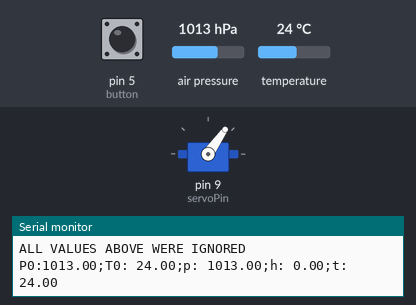
A sketch run on a simulated Arduino Uno, built with avr-gcc and run on an emulated ATmega328P. Shown: servo, the last lines printed to the serial monitor. The test bench sets the inputs (shaded band); at power-on: pin 5 (button) LOW, air pressure 1013 hPa, temperature 24 °C.

Above: at 2.2 s.
2.3 s: pin 5 (button) pulled HIGH for 0.15 s
At 2.7 s:
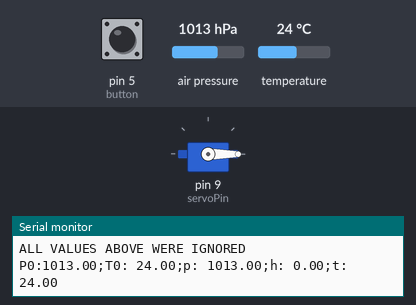
3.9 s: pin 5 (button) pulled HIGH for 1 s
At 5.1 s:
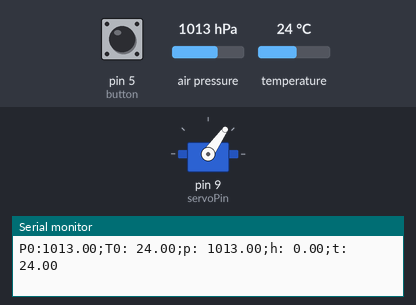
6.4 s: pin 5 (button) pulled HIGH for 3.2 s
At 7.0 s:
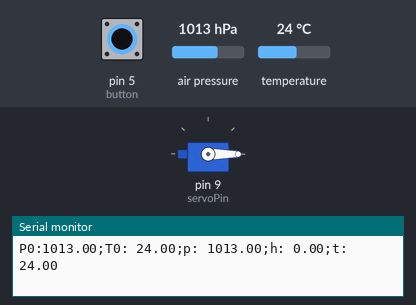
Timing chart, 0 to 9.4 s (numbered marks = the images above; inputs shaded):
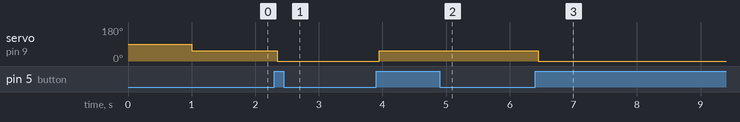

Measured:
- after the input at 2.3 s, servo on pin 9 (servoPin): 55° → 0° after 0.05 s
- after the input at 3.9 s, servo on pin 9 (servoPin): 0° → 55° after 0.05 s
- after the input at 6.4 s, servo on pin 9 (servoPin): 55° → 0° after 0.05 s

The sketch:

releaser_code_nano.ino
```cpp
//SCL - pin A5
//SDA - pin A4
#include <Wire.h>
#include <Adafruit_BMP280.h>
#include <Adafruit_Sensor.h>
#include <SPI.h>
#include <Servo.h>

Adafruit_BMP280 bmp;

Servo servo;

const int h_max=25.00; //alterar aqui a altitude de lançamento

const float z = 0.0065, R = 287.06, g = 9.81;
float pressure=0, altitude=0;
float T0=1;
float P0=1;
int rate=1000;
int servoPin = 9;
int servoPower = 5;
int butPower = 6;
int button = 5;
int LidState;
int lastButtonState = LOW;
int buttonState;
int BMP_power = 10;
int input_eat = 0;
int ciclo=0;
unsigned long lastDebounceTime = 0;
unsigned long debounceDelay = 50;
unsigned long int timer=0;
boolean bootup_complete = false;

void setup() {
  Serial.begin(9600);
  pinMode(BMP_power,OUTPUT);
  digitalWrite(BMP_power,HIGH);
  pinMode(butPower,OUTPUT);
  digitalWrite(butPower,HIGH);
  pinMode(button,INPUT);
  LidState=1;
  delay(500);
  servo.attach(servoPin);
  servo.write(90);
  bmp.begin();
  delay(500);
}

void loop() {
  if (millis() - timer > rate) {
    timer = millis();
    bmp.begin();
    pressure = (bmp.readPressure() / 100);
    altitude = ((T0 + 273.15) / z) * (1 - (pow(pressure / P0, (z * R) / g)));
    Serial.print("P0:");
    Serial.print(P0);
    Serial.print(";T0: ");
    Serial.print(T0);
    Serial.print(";p: ");
    Serial.print(pressure);
    Serial.print(";h: ");
    Serial.print(altitude);
    Serial.print(";t: ");
    Serial.println(bmp.readTemperature());
    ciclo++;
    if (ciclo == 1) {
      bootup_complete = true;
      P0=bmp.readPressure()/100;
      T0=bmp.readTemperature();
      Serial.println ("ALL VALUES ABOVE WERE IGNORED");
    }
  }
  //se altitude >= x metros abre porta
  if (altitude >= h_max && bootup_complete == true)
      servo.write(90);

  //comando manual da porta
  int reading = digitalRead(button);
  if (reading != lastButtonState) {
    // reset the debouncing timer
    lastDebounceTime = millis();
  }
  if ((millis() - lastDebounceTime) > debounceDelay) {
    if (reading != buttonState) {
      buttonState = reading;
      if (buttonState == HIGH)
        LidState = !LidState;
    }
  }
  if (LidState==0)
    servo.write(0);
  if (LidState==1)
    servo.write(55);
  lastButtonState = reading;
}
```
